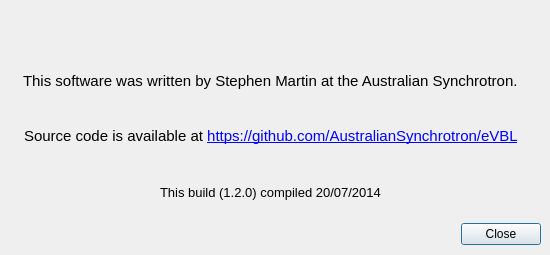
<?xml version="1.0" encoding="UTF-8"?>
<ui version="4.0">
 <class>about</class>
 <widget class="QDialog" name="about">
  <property name="geometry">
   <rect>
    <x>0</x>
    <y>0</y>
    <width>550</width>
    <height>255</height>
   </rect>
  </property>
  <property name="sizePolicy">
   <sizepolicy hsizetype="Preferred" vsizetype="Preferred">
    <horstretch>0</horstretch>
    <verstretch>0</verstretch>
   </sizepolicy>
  </property>
  <property name="minimumSize">
   <size>
    <width>550</width>
    <height>255</height>
   </size>
  </property>
  <property name="maximumSize">
   <size>
    <width>550</width>
    <height>255</height>
   </size>
  </property>
  <property name="acceptDrops">
   <bool>false</bool>
  </property>
  <property name="windowTitle">
   <string>Where it came from...</string>
  </property>
  <property name="windowIcon">
   <iconset>
    <normaloff>:/synch_icon.ico</normaloff>:/synch_icon.ico</iconset>
  </property>
  <property name="sizeGripEnabled">
   <bool>false</bool>
  </property>
  <widget class="QWidget" name="layoutWidget">
   <property name="geometry">
    <rect>
     <x>0</x>
     <y>0</y>
     <width>541</width>
     <height>245</height>
    </rect>
   </property>
   <layout class="QVBoxLayout" name="verticalLayout">
    <item>
     <layout class="QHBoxLayout" name="horizontalLayout_4">
      <item>
       <spacer name="horizontalSpacer_8">
        <property name="orientation">
         <enum>Qt::Horizontal</enum>
        </property>
        <property name="sizeHint" stdset="0">
         <size>
          <width>40</width>
          <height>20</height>
         </size>
        </property>
       </spacer>
      </item>
      <item>
       <widget class="QLabel" name="label_4">
        <property name="text">
         <string/>
        </property>
        <property name="pixmap">
         <pixmap resource="images.qrc">:/logo.png</pixmap>
        </property>
       </widget>
      </item>
      <item>
       <spacer name="horizontalSpacer_9">
        <property name="orientation">
         <enum>Qt::Horizontal</enum>
        </property>
        <property name="sizeHint" stdset="0">
         <size>
          <width>40</width>
          <height>20</height>
         </size>
        </property>
       </spacer>
      </item>
     </layout>
    </item>
    <item>
     <layout class="QHBoxLayout" name="horizontalLayout">
      <item>
       <spacer name="horizontalSpacer_6">
        <property name="orientation">
         <enum>Qt::Horizontal</enum>
        </property>
        <property name="sizeHint" stdset="0">
         <size>
          <width>40</width>
          <height>20</height>
         </size>
        </property>
       </spacer>
      </item>
      <item>
       <widget class="QLabel" name="label">
        <property name="font">
         <font>
          <pointsize>11</pointsize>
         </font>
        </property>
        <property name="text">
         <string>This software was written by Stephen Martin at the Australian Synchrotron.</string>
        </property>
       </widget>
      </item>
      <item>
       <spacer name="horizontalSpacer_7">
        <property name="orientation">
         <enum>Qt::Horizontal</enum>
        </property>
        <property name="sizeHint" stdset="0">
         <size>
          <width>40</width>
          <height>20</height>
         </size>
        </property>
       </spacer>
      </item>
     </layout>
    </item>
    <item>
     <layout class="QHBoxLayout" name="horizontalLayout_2">
      <item>
       <spacer name="horizontalSpacer_4">
        <property name="orientation">
         <enum>Qt::Horizontal</enum>
        </property>
        <property name="sizeHint" stdset="0">
         <size>
          <width>10</width>
          <height>20</height>
         </size>
        </property>
       </spacer>
      </item>
      <item>
       <widget class="QLabel" name="label_2">
        <property name="font">
         <font>
          <pointsize>11</pointsize>
         </font>
        </property>
        <property name="text">
         <string>Source code is available at &lt;a href=&quot;https://github.com/AustralianSynchrotron/eVBL&quot;&gt;https://github.com/AustralianSynchrotron/eVBL&lt;/a&gt;</string>
        </property>
        <property name="textFormat">
         <enum>Qt::RichText</enum>
        </property>
        <property name="openExternalLinks">
         <bool>true</bool>
        </property>
        <property name="textInteractionFlags">
         <set>Qt::LinksAccessibleByMouse|Qt::TextSelectableByMouse</set>
        </property>
       </widget>
      </item>
      <item>
       <spacer name="horizontalSpacer_5">
        <property name="orientation">
         <enum>Qt::Horizontal</enum>
        </property>
        <property name="sizeHint" stdset="0">
         <size>
          <width>10</width>
          <height>20</height>
         </size>
        </property>
       </spacer>
      </item>
     </layout>
    </item>
    <item>
     <layout class="QHBoxLayout" name="horizontalLayout_3">
      <item>
       <spacer name="horizontalSpacer">
        <property name="orientation">
         <enum>Qt::Horizontal</enum>
        </property>
        <property name="sizeHint" stdset="0">
         <size>
          <width>10</width>
          <height>20</height>
         </size>
        </property>
       </spacer>
      </item>
      <item>
       <widget class="QLabel" name="date_label">
        <property name="font">
         <font>
          <pointsize>10</pointsize>
         </font>
        </property>
        <property name="text">
         <string>This build (1.2.0) compiled 20/07/2014</string>
        </property>
       </widget>
      </item>
      <item>
       <spacer name="horizontalSpacer_3">
        <property name="orientation">
         <enum>Qt::Horizontal</enum>
        </property>
        <property name="sizeHint" stdset="0">
         <size>
          <width>40</width>
          <height>20</height>
         </size>
        </property>
       </spacer>
      </item>
     </layout>
    </item>
    <item>
     <layout class="QHBoxLayout" name="horizontalLayout_5">
      <item>
       <spacer name="horizontalSpacer_2">
        <property name="orientation">
         <enum>Qt::Horizontal</enum>
        </property>
        <property name="sizeHint" stdset="0">
         <size>
          <width>40</width>
          <height>20</height>
         </size>
        </property>
       </spacer>
      </item>
      <item>
       <widget class="QDialogButtonBox" name="about_close_button">
        <property name="orientation">
         <enum>Qt::Horizontal</enum>
        </property>
        <property name="standardButtons">
         <set>QDialogButtonBox::Close</set>
        </property>
       </widget>
      </item>
     </layout>
    </item>
   </layout>
  </widget>
 </widget>
 <resources>
  <include location="images.qrc"/>
 </resources>
 <connections>
  <connection>
   <sender>about_close_button</sender>
   <signal>accepted()</signal>
   <receiver>about</receiver>
   <slot>accept()</slot>
   <hints>
    <hint type="sourcelabel">
     <x>248</x>
     <y>254</y>
    </hint>
    <hint type="destinationlabel">
     <x>157</x>
     <y>274</y>
    </hint>
   </hints>
  </connection>
  <connection>
   <sender>about_close_button</sender>
   <signal>rejected()</signal>
   <receiver>about</receiver>
   <slot>reject()</slot>
   <hints>
    <hint type="sourcelabel">
     <x>316</x>
     <y>260</y>
    </hint>
    <hint type="destinationlabel">
     <x>286</x>
     <y>274</y>
    </hint>
   </hints>
  </connection>
 </connections>
</ui>
